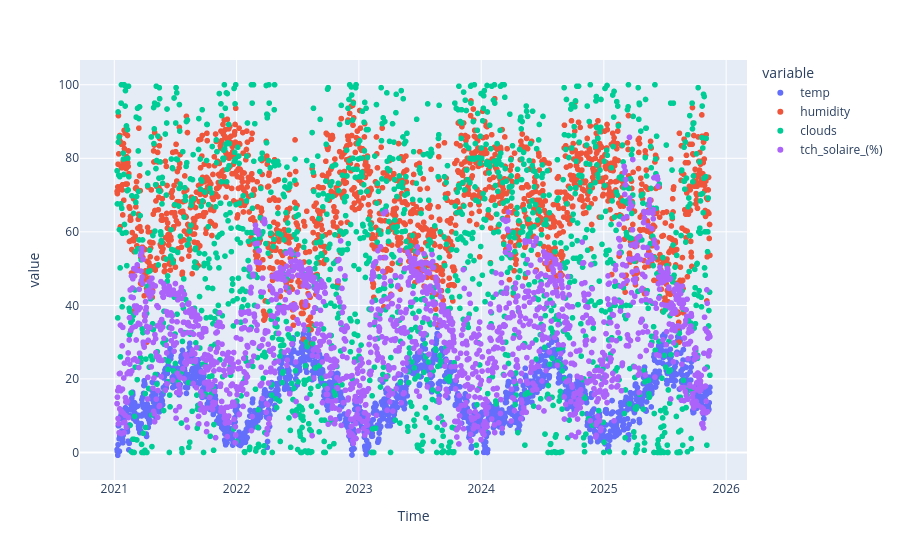

The cell this chart's notebook holds for it:
### Markdown cell above
# Visualisation

### Code cell
px.scatter(merged_data, x='Time', y=['temp', 'humidity', 'clouds', 'tch_solaire_(%)'])

### Figure 1 — Plotly figure (JSON) as saved in the notebook; plotly's stock layout.template omitted (floating-point values rounded to 4 significant figures; data arrays with more than 128 entries replaced by an {"elided": "..."} marker saying what was removed)
{"data": [{"hovertemplate": "variable=temp<br>Time=%{x}<br>value=%{y}<extra></extra>", "legendgroup": "temp", "marker": {"color": "#636efa", "symbol": "circle"}, "mode": "markers", "name": "temp", "showlegend": true, "type": "scattergl", "x": {"elided": "1770 str values"}, "xaxis": "x", "y": {"elided": "1770 float values"}, "yaxis": "y"}, {"hovertemplate": "variable=humidity<br>Time=%{x}<br>value=%{y}<extra></extra>", "legendgroup": "humidity", "marker": {"color": "#EF553B", "symbol": "circle"}, "mode": "markers", "name": "humidity", "showlegend": true, "type": "scattergl", "x": {"elided": "1770 str values"}, "xaxis": "x", "y": {"elided": "1770 float values"}, "yaxis": "y"}, {"hovertemplate": "variable=clouds<br>Time=%{x}<br>value=%{y}<extra></extra>", "legendgroup": "clouds", "marker": {"color": "#00cc96", "symbol": "circle"}, "mode": "markers", "name": "clouds", "showlegend": true, "type": "scattergl", "x": {"elided": "1770 str values"}, "xaxis": "x", "y": {"elided": "1770 float values"}, "yaxis": "y"}, {"hovertemplate": "variable=tch_solaire_(%)<br>Time=%{x}<br>value=%{y}<extra></extra>", "legendgroup": "tch_solaire_(%)", "marker": {"color": "#ab63fa", "symbol": "circle"}, "mode": "markers", "name": "tch_solaire_(%)", "showlegend": true, "type": "scattergl", "x": {"elided": "1770 str values"}, "xaxis": "x", "y": {"elided": "1770 float values"}, "yaxis": "y"}], "layout": {"legend": {"title": {"text": "variable"}, "tracegroupgap": 0}, "margin": {"t": 60}, "xaxis": {"anchor": "y", "domain": [0, 1], "title": {"text": "Time"}}, "yaxis": {"anchor": "x", "domain": [0, 1], "title": {"text": "value"}}}}
